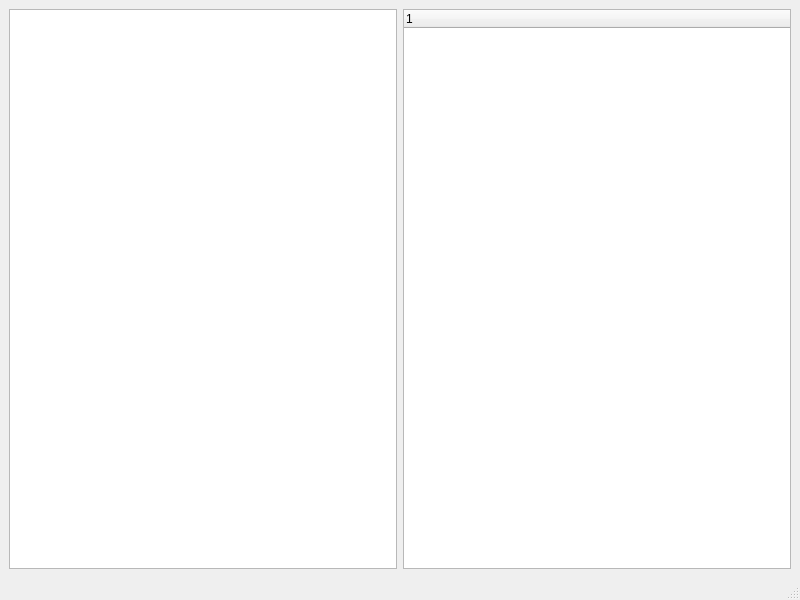
<?xml version="1.0" encoding="UTF-8"?>
<ui version="4.0">
 <class>MainWindow</class>
 <widget class="QMainWindow" name="MainWindow">
  <property name="geometry">
   <rect>
    <x>0</x>
    <y>0</y>
    <width>800</width>
    <height>600</height>
   </rect>
  </property>
  <property name="windowTitle">
   <string>MainWindow</string>
  </property>
  <widget class="QWidget" name="centralwidget">
   <layout class="QHBoxLayout" name="horizontalLayout">
    <item>
     <widget class="QTableWidget" name="tableWidget"/>
    </item>
    <item>
     <widget class="QTreeWidget" name="treeWidget">
      <column>
       <property name="text">
        <string notr="true">1</string>
       </property>
      </column>
     </widget>
    </item>
   </layout>
  </widget>
  <widget class="QMenuBar" name="menubar">
   <property name="geometry">
    <rect>
     <x>0</x>
     <y>0</y>
     <width>800</width>
     <height>22</height>
    </rect>
   </property>
  </widget>
  <widget class="QStatusBar" name="statusbar"/>
 </widget>
 <resources/>
 <connections/>
</ui>
